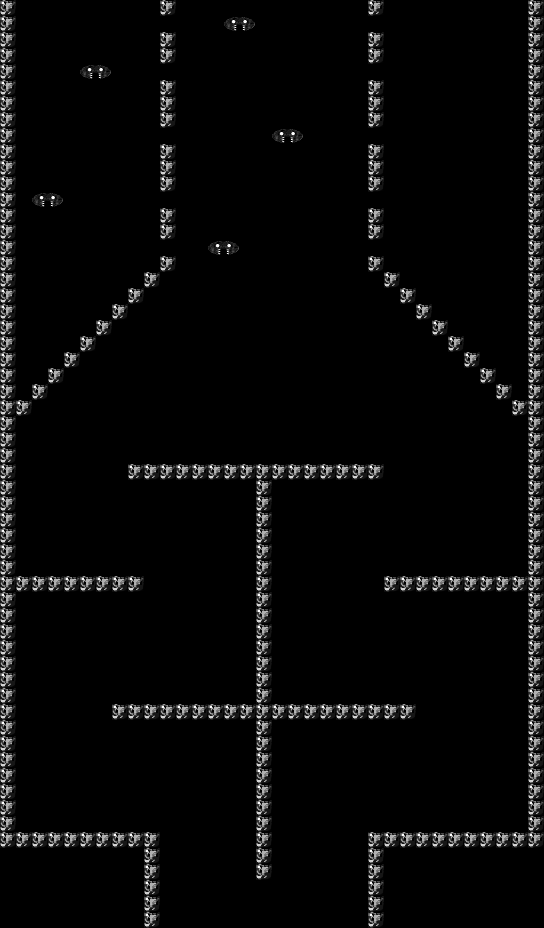

This is a level from a 2D game, rendered from its Tiled map with the project's own tilesets. A one-line summary and the map file follow, with tile-layer data summarised:
An orthogonal 34x58 tile map with 16x16 px tiles, 2 tile layers (solid, entities), 2 tilesets.

<map version="1.0" orientation="orthogonal" width="34" height="58" tilewidth="16" tileheight="16">
 <tileset firstgid="1" name="wallnew" tilewidth="16" tileheight="16">
  <image source="../wallnew.png" trans="000000" width="32" height="16" />
 </tileset>
 <tileset firstgid="3" name="moversnew" tilewidth="32" tileheight="16">
  <image source="../moversnew.png" trans="000000" width="64" height="16" />
 </tileset>
 <layer name="solid" width="34" height="58">
  <data>[1972 cells, 253 non-empty, 1 distinct tile ids]</data>
 </layer>
 <layer name="entities" width="34" height="58">
  <data>[1972 cells, 5 non-empty, 1 distinct tile ids]</data>
 </layer>
</map>
